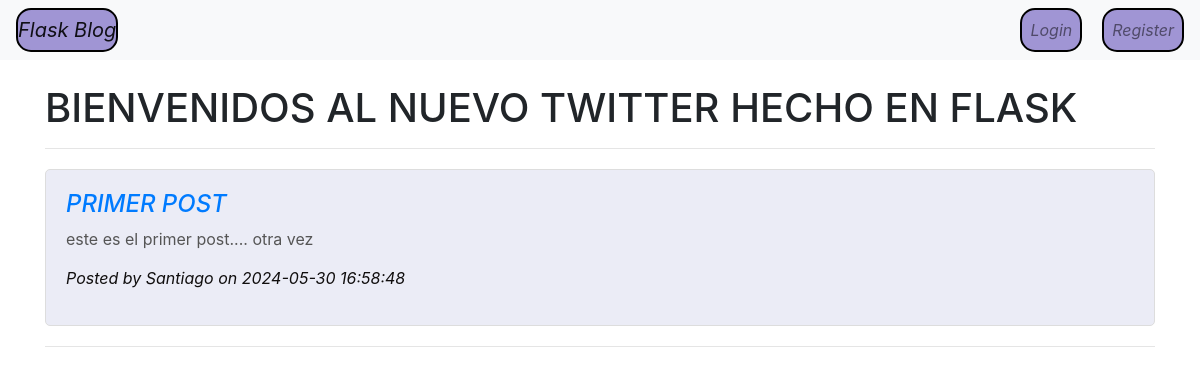
Page /home on the earlier database version.
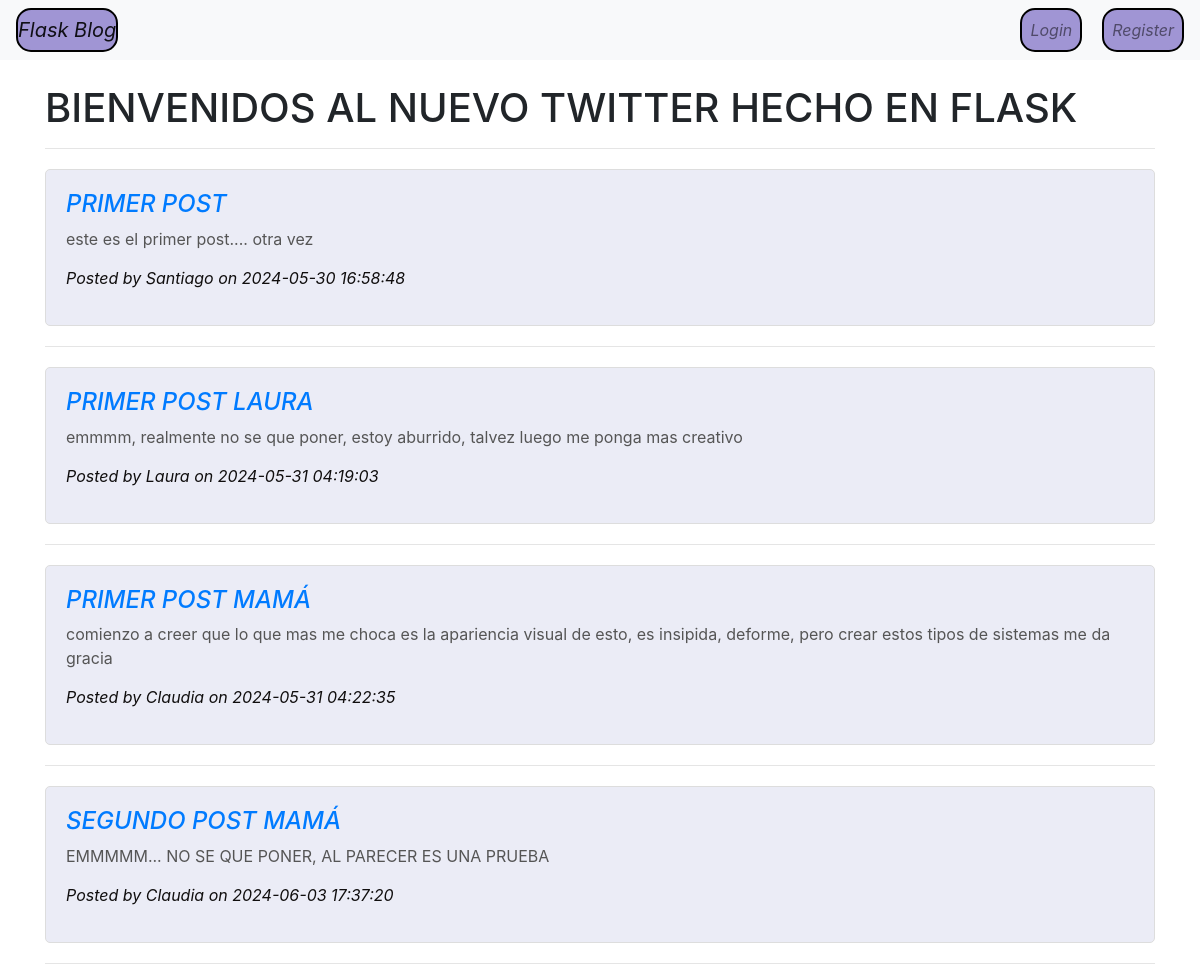
Same page on the later database version.
### app/models.py (models this page shows, shortened)
class Post(db.Model):
    id = db.Column(db.Integer, primary_key=True)
    title = db.Column(db.String(100), nullable =False)
    date_posted = db.Column(db.DateTime, nullable=False, default= datetime.now)
    content = db.Column(db.Text, nullable=False)
    user_id = db.Column(db.Integer, ForeignKey('user.id'), nullable=False)
    comments = db.relationship('Comment', backref='post', lazy=True)
    likes = db.relationship('Like', backref='post', lazy=True)

class User(db.Model, UserMixin):
    id = db.Column(db.Integer, primary_key=True)
    username = db.Column(db.String(20), unique=True, nullable=False)
    email = db.Column(db.String(120), unique=True, nullable=False)
    password = db.Column(db.String(60), nullable=False)
    bio = db.Column(db.String(500), nullable=True)
    profile_picture = db.Column(db.String(150), nullable=True)
    posts = db.relationship('Post', backref='author', lazy=True)
    image_file = db.Column(db.String(20), nullable=False, default='default.jpg')

### app/routes.py (the view)
@app.route("/")
@app.route("/home")
def home():
    posts = Post.query.all()
    return render_template('index.html', posts = posts)

### app/templates/index.html (shortened to what this page needs)
{% extends "base.html" %}
{% block content %}
    <h1>BIENVENIDOS AL NUEVO TWITTER HECHO EN FLASK</h1>
    <hr>
    {% for post in posts %}
        <div class="post" style="margin: 20px 0; padding: 20px; border: 1px solid #ddd; border-radius: 5px; background-color: #ebecf6;">
            <h2 style="font-size: 1.5em; font-style: italic; color: #d2a7a7;"> <a href="{{ url_for('post', post_id=post.id) }}">{{ post.title }}</a></h2>
            <p style="margin-bottom: 15px; font-size: 1em; line-height: 1.5; color: #555;">{{ post.content }}</p>
            <p style="font-size: 1em; font-style: italic; color: #100e0e; margin-bottom: 15px;">Posted by {{ post.author.username }} on {{ post.date_posted.strftime('%Y-%m-%d %H:%M:%S') }}</p>
        </div>
        <hr>
    {% endfor %}
{% endblock %}

### app/templates/base.html (shortened to what this page needs)
<!DOCTYPE html>
<html lang="en">
<head>
    <link rel="stylesheet" href="https://stackpath.bootstrapcdn.com/bootstrap/4.3.1/css/bootstrap.min.css">
    <link rel="stylesheet" href="{{ url_for('static', filename='css/custom.css') }}">
</head>
<body>
    <nav class="navbar navbar-expand-lg navbar-light bg-light custom-navbar">
        <a class="navbar-brand custom-navbar-brand" href="{{ url_for('home') }}">Flask Blog</a>
        <div class="collapse navbar-collapse">
            <ul class="navbar-nav ml-auto">
                {% if current_user.is_authenticated %}
                    <li class="nav-item">
                        <a class="nav-link custom-nav-link" href="{{ url_for('profile', username=current_user.username) }}">Profile</a>
                    </li>
                    <li class="nav-item">
                        <a class="nav-link custom-nav-link" href="{{ url_for('logout') }}">Logout</a>
                    </li>
                {% else %}
                    <li class="nav-item">
                        <a class="nav-link custom-nav-link" href="{{ url_for('login') }}">Login</a>
                    </li>
                    <li class="nav-item">
                        <a class="nav-link custom-nav-link" href="{{ url_for('register') }}">Register</a>
                    </li>
                {% endif %}
            </ul>
        </div>
    </nav>
    <div class="container mt-4">
        {% block content %}{% endblock %}
    </div>
</body>
</html>

### app/static/css/custom.css (style rules this page uses)
.custom-navbar { background-color: #6f0404; }
.custom-navbar-brand, .custom-nav-link { color: #1c1c89; font-style: italic; }
.navbar-brand, .nav-link { border: 2.5px solid #000000; border-radius: 15px; background-color: #a095d4; color: #ffffff; }
.nav-link { margin-left: 20px; }

Differences in the rows shown:
added Post: title "PRIMER POST LAURA", content "emmmm, realmente no se que poner, estoy aburrido, talvez luego me ponga mas creativo", author.username "Laura", date_posted "2024-05-31 04:19:03"
added Post: title "PRIMER POST MAMÁ", content "comienzo a creer que lo que mas me choca es la apariencia visual de esto, es insipida, deforme, pero crear estos tipos de sistemas me da gracia", author.username "Claudia", date_posted "2024-05-31 04:22:35"
added Post: title "SEGUNDO POST MAMÁ", content "EMMMMM... NO SE QUE PONER, AL PARECER ES UNA PRUEBA", author.username "Claudia", date_posted "2024-06-03 17:37:20"
